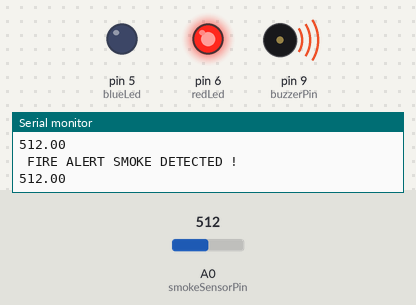
Bench run of a sketch on a simulated Arduino Uno, built with avr-gcc and run on an emulated ATmega328P. Shown: output pins drawn as LEDs (lit = HIGH), buzzer (waves = sounding, pin HIGH), the last lines printed to the serial monitor. The inputs (shaded band) are chosen by the test bench; at power-on: A0 (smokeSensorPin) = 512.

Above: at 7.3 s.
7.4 s: A0 (smokeSensorPin) set to 212
15.2 s: A0 (smokeSensorPin) set to 188
At 21.4 s:
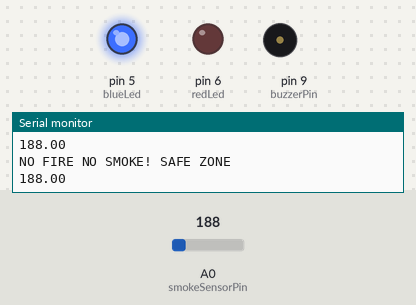
22.5 s: A0 (smokeSensorPin) set to 210
At 23.8 s:
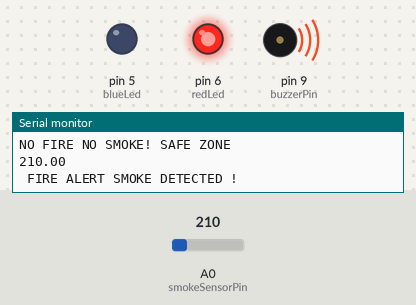
Timing chart, 0 to 25.5 s (numbered marks = the images above; inputs shaded):
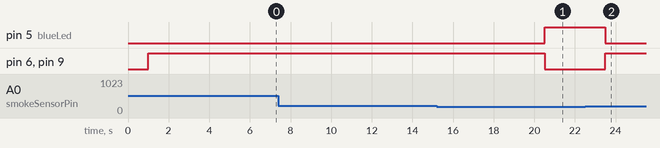

The sketch:

iotmini2.ino
```cpp
const int buzzerPin=9;
const int smokeSensorPin=A0;
const int redLed=6;
const int blueLed=5;


void setup() {
  // put your setup code here, to run once:
Serial.begin(9600);
pinMode(buzzerPin,OUTPUT);
pinMode(smokeSensorPin,INPUT);
pinMode(redLed,OUTPUT);
pinMode(blueLed,OUTPUT);

}

void loop() {
 //put your main code here, to run repeatedly:
  float smokeValue=analogRead(smokeSensorPin);
  //int smokeValue=digitalRead(smokeSensorPin);
 // Serial.println(smokeValue);
  Serial.println(smokeValue);
  delay(1000);

/* if(fireValue==0)
  {
    digitalWrite(buzzerPin,HIGH);
    digitalWrite(blueLed,LOW);
    digitalWrite(redLed,HIGH);
    Serial.print(" FIRE ALERT ! ");
    delay(5000);
    //digitalWrite(redLed2,HIGH);

  }
  else
  {
     digitalWrite(buzzerPin,LOW);
    digitalWrite(blueLed,HIGH);
    digitalWrite(redLed,LOW);
    Serial.print("NO FIRE ! SAFE ZONE");
    //digitalWrite(redLed2,LOW);
  }
  delay(500);
*/

 if(smokeValue>200)
  {
    digitalWrite(buzzerPin,HIGH);
    digitalWrite(blueLed,LOW);
    digitalWrite(redLed,HIGH);
    Serial.println(" FIRE ALERT SMOKE DETECTED ! ");
    delay(5000);

  }
  else
  {
     digitalWrite(buzzerPin,LOW);
    digitalWrite(blueLed,HIGH);
    digitalWrite(redLed,LOW);
    Serial.println("NO FIRE NO SMOKE! SAFE ZONE");
  }
  delay(500);

}
```

Measured:
- the behaviour switches between 201 and 200 on A0 (smokeSensorPin) (found by bisection; images 0 and 1)
- after the input at 15.2 s, pin 5 (blueLed): LOW → HIGH after 5.3 s; pin 6 (redLed), pin 9 (buzzerPin): HIGH → LOW after 5.3 s
- after the input at 22.5 s, pin 5 (blueLed): HIGH → LOW after 1.0 s; pin 6 (redLed), pin 9 (buzzerPin): LOW → HIGH after 1.0 s
